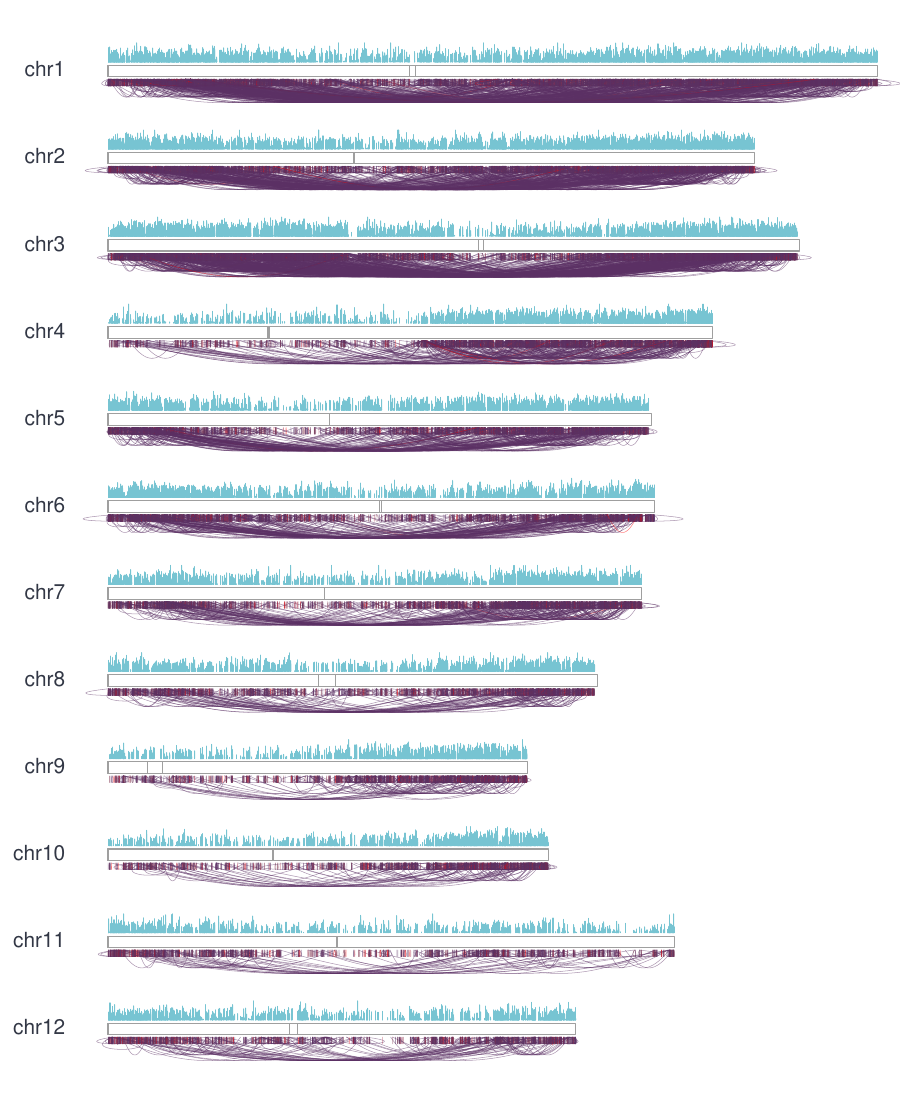

The script that saved this image:
library(grid)
library(xtable)

format_axis_labels <- function(a) {
  sapply(a, function(x) {if (x >= 1000000) {x = paste(x/1000000, "M", sep = "")}
    else if (x>=1000) {x = paste(x/1000, "K", sep = "")}
    else {x = x}
  })
}

interactions <- read.table("interactionplot.1.interaction")
interactions_stat <- interactions[, 1:7]
interactions_stat[, c(1, 4)] <- sapply(interactions_stat[, c(1, 4)], as.character)
interactions_stat[, c(2, 3, 5, 6, 7)] <- sapply(interactions_stat[, c(2, 3, 5, 6, 7)], as.numeric)
interactions_same_chr <- interactions_stat[which(interactions_stat[[1]] == interactions_stat[[4]]), ]
clusters <- interactions_same_chr

cyto <- read.table("interactionplot.1.cyto.txt", fill = T, header = F)
cyto <- cyto[nchar(as.character(cyto[[1]])) <= 5, ]
layout_nrow <- length(unique(cyto[[1]]))
peaks <- read.table("interactionplot.1.peak")
peaks[[4]] <- (peaks[[4]] - min(peaks[[4]]))/(max(peaks[[4]]) - min(peaks[[4]]))

source("interactionplot.1.Plotting_functions.R")
pdf("interactionplot.1.pdf", width = 9, height = 11)
plot_layout(layout_nrow * 3, 2, heights = unit(rep(c(1.3, 0.4, 1.3)/(layout_nrow * 3), layout_nrow), "npc"), widths = unit(c(0.1, 0.9), "npc"))
plot_intra_chr_interaction(clusters, cyto, peaks)
dev.off()

